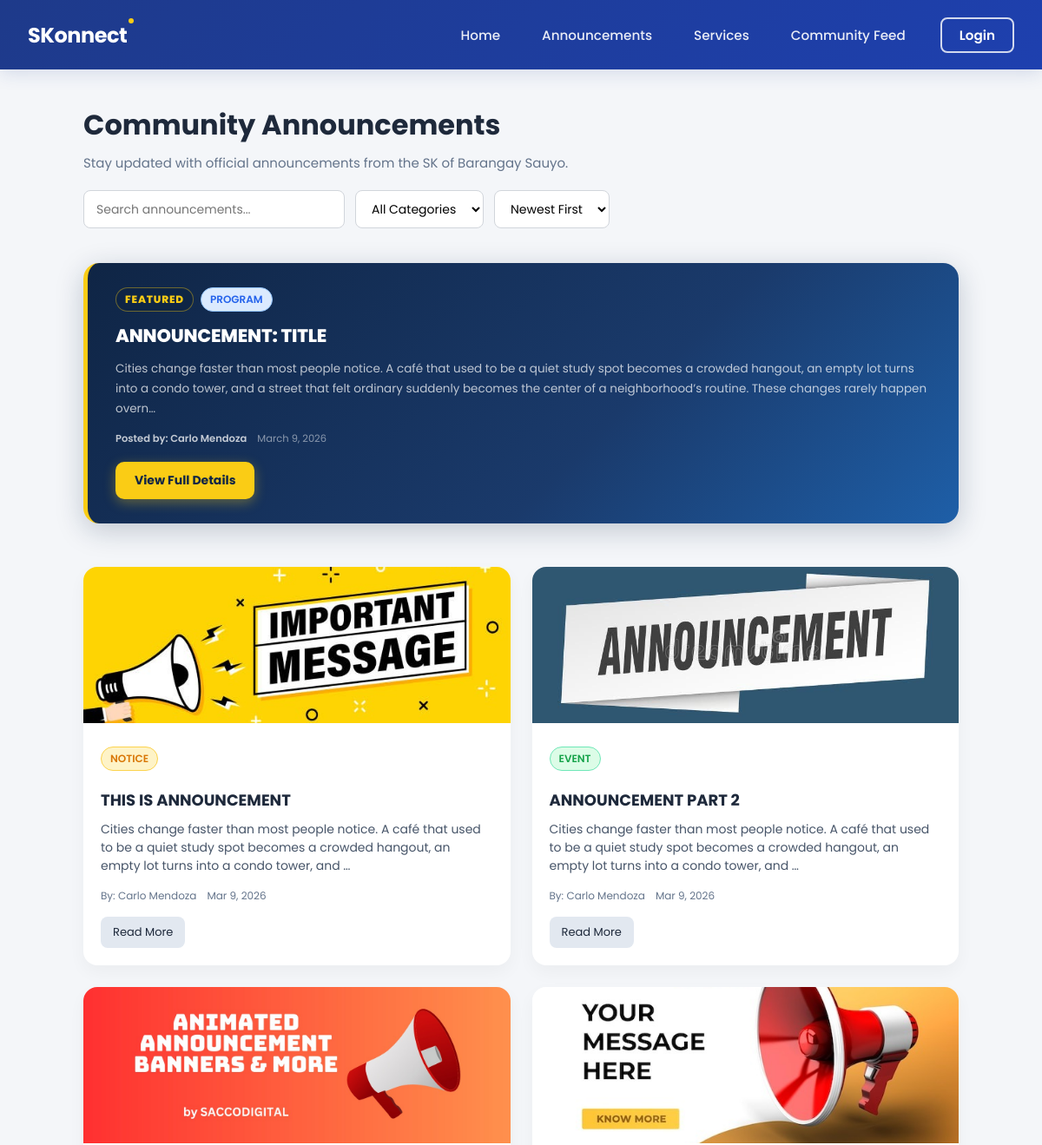
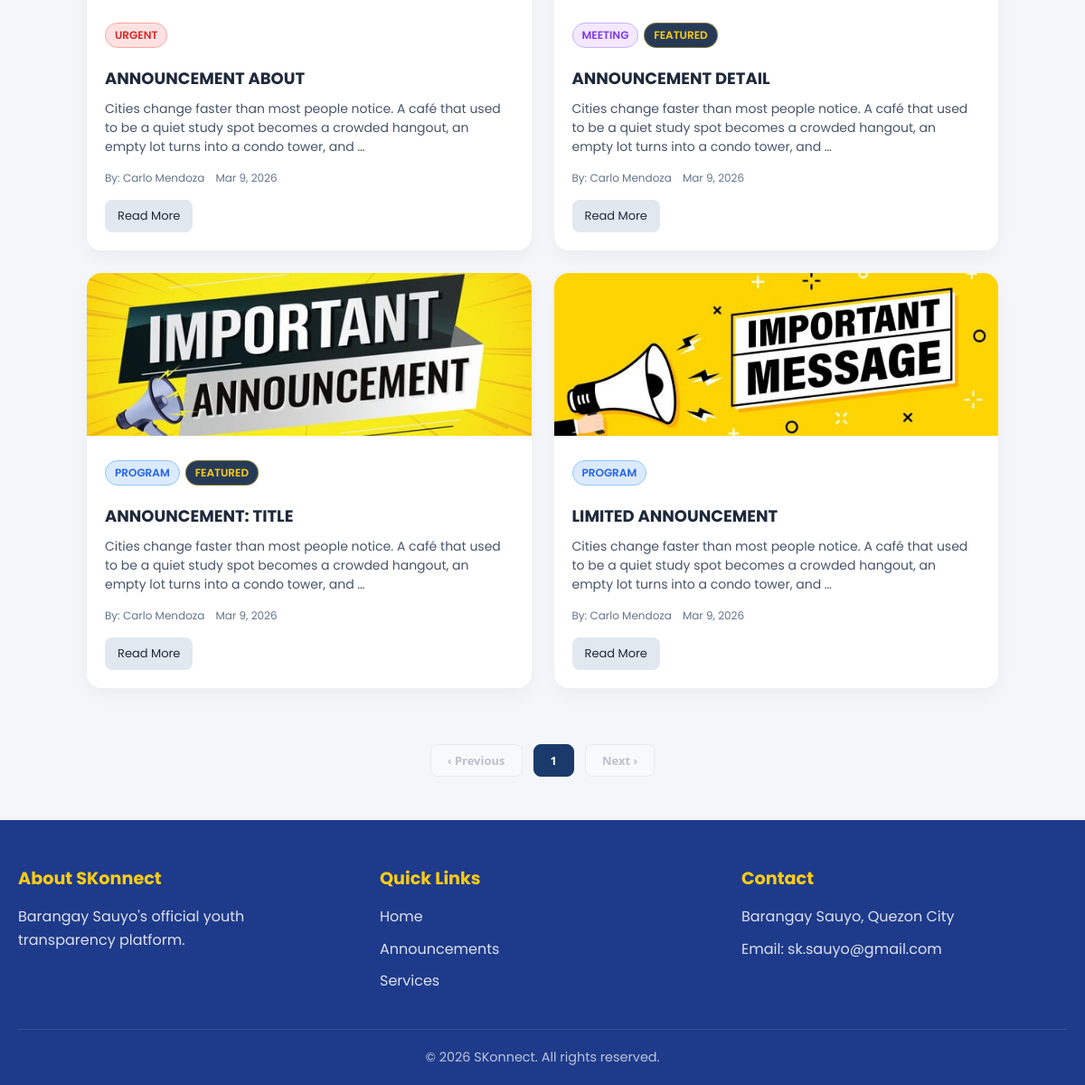
Screenshot of /views/public/announcements.php with the database file from the repository (2 pictures, top to bottom).
### tables this page shows
CREATE TABLE `announcements` (
  `id` int(11) NOT NULL,
  `title` varchar(255) NOT NULL,
  `content` text NOT NULL,
  `category` enum('event','program','notice','meeting','urgent') NOT NULL,
  `featured` tinyint(1) DEFAULT 0,
  `featured_at` timestamp NULL DEFAULT NULL,
  `banner_img` varchar(500) DEFAULT NULL,
  `author_id` int(11) NOT NULL,
  `published_at` timestamp NOT NULL DEFAULT current_timestamp(),
  `updated_at` timestamp NOT NULL DEFAULT current_timestamp() ON UPDATE current_timestamp(),
  `expired_at` date DEFAULT NULL,
  `status` enum('active','draft','archived') NOT NULL DEFAULT 'active',
  `archived_at` timestamp NULL DEFAULT NULL
);

### backend/models/AnnouncementModel.php (called while the page is built, shortened)
<?php
require_once __DIR__ . '/../config/database.php';
class AnnouncementModel {
    private $conn;
    public function __construct() {
        $db = new Database();
        $this->conn = $db->getConnection();
    }
    public function getActive(array $filters = []): array {
        $where  = ["a.status = 'active'"];
        $params = [];
        $where[] = "(a.expired_at IS NULL OR a.expired_at >= CURDATE())";
        $sort = match($filters['sort'] ?? 'newest') {
            'oldest' => 'a.published_at ASC',
            default  => 'a.published_at DESC',
        };
        $whereClause = 'WHERE ' . implode(' AND ', $where);
        $sql = "SELECT a.*, CONCAT(u.first_name, ' ', u.last_name) AS author_name
                FROM announcements a
                JOIN users u ON u.id = a.author_id
                {$whereClause}
                ORDER BY {$sort}";
        $stmt = $this->conn->prepare($sql);
        $stmt->execute($params);
        return $stmt->fetchAll(PDO::FETCH_ASSOC);
    }
    public function getFeatured(): array|false {
        $stmt = $this->conn->prepare(
            "SELECT a.*, CONCAT(u.first_name, ' ', u.last_name) AS author_name
             FROM announcements a
             JOIN users u ON u.id = a.author_id
             WHERE a.featured = 1 AND a.status = 'active'
               AND (a.expired_at IS NULL OR a.expired_at >= CURDATE())
             ORDER BY a.featured_at DESC
             LIMIT 1"
        );
        $stmt->execute();
        return $stmt->fetch(PDO::FETCH_ASSOC);
    }
}
?>

### backend/config/database.php (called while the page is built, shortened)
<?php
class Database {
    private $host = "localhost";
    private $db_name = "skonnect";
    private $username = "root";
    private $password = "";
    public function getConnection() {
        $this->conn = null;
        try {
            $this->conn = new PDO(
                "mysql:host=" . $this->host . ";dbname=" . $this->db_name,
                $this->username,
                $this->password
            );
            $this->conn->setAttribute(PDO::ATTR_ERRMODE, PDO::ERRMODE_EXCEPTION);
            $this->conn->exec("set names utf8");
        } catch(PDOException $exception) {
            header('Content-Type: application/json');
            echo json_encode([
                "status" => "error",
                "message" => "Database connection failed: " . $exception->getMessage()
            ]);
            exit;
        }
        return $this->conn;
    }
}
?>

### views/public/announcements.php (the view, shortened to what this page needs)
<!DOCTYPE html>
<html lang="en">
<head>
    <link rel="stylesheet" href="../../styles/global.css">
    <link rel="stylesheet" href="../../styles/public/announcements.css">
    <link rel="stylesheet" href="../../styles/public/header.css">
    <link rel="stylesheet" href="../../styles/public/footer.css">
</head>
<body>
<?php
require_once __DIR__ . '/../../backend/models/AnnouncementModel.php';
$annModel = new AnnouncementModel();
$annModel->archiveExpired();
$featured = $annModel->getFeatured();
$annList  = $annModel->getActive();
?>
<?php include __DIR__ . '/../../components/public/navbar.php'; ?>
<main class="announcements-page">
    <section class="announcements-header">
        <div class="header-text">
            <h1>Community Announcements</h1>
            <p>Stay updated with official announcements from the SK of Barangay Sauyo.</p>
        </div>
        <div class="header-controls">
            <input type="text" id="pub-search" placeholder="Search announcements..." class="search-input">
            <select id="pub-category" class="filter-category">
                <option value="all">All Categories</option>
            </select>
            <select id="pub-sort" class="sort-order">
                <option value="newest">Newest First</option>
            </select>
        </div>
    </section>
    <?php if ($featured): ?>
    <section class="featured-section">
        <article class="featured-announcement">
            <div class="featured-badges">
                <span class="badge featured-badge">FEATURED</span>
                <span class="badge <?= htmlspecialchars($featured['category']) ?>">
                    <?= ucfirst(htmlspecialchars($featured['category'])) ?>
                </span>
            </div>
            <h2><?= htmlspecialchars($featured['title']) ?></h2>
            <p><?= htmlspecialchars(mb_substr(strip_tags($featured['content']), 0, 280)) ?>…</p>
            <div class="meta">
                <span>Posted by: <?= htmlspecialchars($featured['author_name']) ?></span>
                <time datetime="<?= date('Y-m-d', strtotime($featured['published_at'])) ?>">
                    <?= date('F j, Y', strtotime($featured['published_at'])) ?>
                </time>
            </div>
            <a href="announcement_view.php?id=<?= (int)$featured['id'] ?>" class="btn-primary">View Full Details</a>
        </article>
    </section>
    <?php endif; ?>
    <section class="announcements-list">
        <div class="announcements-grid" id="pub-grid">
            <?php if (empty($annList)): ?>
            <p class="no-results-msg" style="grid-column:1/-1;padding:2rem;text-align:center;color:#64748b;">
                No announcements available at this time.
            </p>
            <?php else: ?>
            <?php foreach ($annList as $ann): ?>
            <article class="announcement-card"
                     data-category="<?= htmlspecialchars($ann['category']) ?>"
                     data-title="<?= htmlspecialchars(strtolower($ann['title'])) ?>"
                     data-date="<?= htmlspecialchars($ann['published_at']) ?>">
                <div class="card-image">
                    <?php if ($ann['banner_img']): ?>
                        <img src="<?= htmlspecialchars($ann['banner_img']) ?>" alt="<?= htmlspecialchars($ann['title']) ?>">
                    <?php else: ?>
                        <div class="card-image-placeholder"></div>
                    <?php endif; ?>
                </div>
                <div class="card-content">
                    <div class="card-badges">
                        <span class="badge <?= htmlspecialchars($ann['category']) ?>">
                            <?= ucfirst(htmlspecialchars($ann['category'])) ?>
                        </span>
                        <?php if ($ann['featured']): ?>
                        <span class="badge featured-badge">Featured</span>
                        <?php endif; ?>
                    </div>
                    <h3><?= htmlspecialchars($ann['title']) ?></h3>
                    <p class="excerpt">
                        <?= htmlspecialchars(mb_substr(strip_tags($ann['content']), 0, 160)) ?>…
                    </p>
                    <div class="card-meta">
                        <span>By: <?= htmlspecialchars($ann['author_name']) ?></span>
                        <time datetime="<?= date('Y-m-d', strtotime($ann['published_at'])) ?>">
                            <?= date('M j, Y', strtotime($ann['published_at'])) ?>
                        </time>
                    </div>
                    <div class="card-actions">
                        <a href="announcement_view.php?id=<?= (int)$ann['id'] ?>" class="btn-secondary">Read More</a>
                    </div>
                </div>
            </article>
            <?php endforeach; ?>
            <?php endif; ?>
        </div>
    </section>
    <section class="pagination">
        <button class="page-btn" id="pub-prev" disabled>&#8249; Previous</button>
        <div id="pub-page-numbers" style="display:flex;gap:.5rem;align-items:center;"></div>
        <button class="page-btn" id="pub-next">Next &#8250;</button>
    </section>
</main>
<?php include __DIR__ . '/../../components/public/footer.php'; ?>
</body>
</html>

### components/public/navbar.php (shortened to what this page needs)
<nav id="navbar">
    <div class="navbar-container">
        <a href="main.php" class="navbar-logo">
            <span>SKonnect</span>
        </a>
        <ul class="navbar-menu" id="navbarMenu">
            <li><a href="main.php" class="nav-link">Home</a></li>
            <li><a href="announcements.php" class="nav-link">Announcements</a></li>
            <li><a href="services.php" class="nav-link">Services</a></li>
            <li><a href="community.php" class="nav-link">Community Feed</a></li>
            <li><a href="../auth/login.php" class="nav-link">Login</a></li>
        </ul>
    </div>
</nav>

### components/public/footer.php
<footer id="footer">
    <div class="footer-container">
        <div class="footer-section">
            <h3>About SKonnect</h3>
            <p>Barangay Sauyo's official youth transparency platform.</p>
        </div>
        <div class="footer-section">
            <h3>Quick Links</h3>
            <a href="index.php">Home</a>
            <a href="announcements.php">Announcements</a>
            <a href="services.php">Services</a>
        </div>
        <div class="footer-section">
            <h3>Contact</h3>
            <p>Barangay Sauyo, Quezon City</p>
            <p>Email: sk.sauyo@gmail.com</p>
        </div>
    </div>
    <div class="footer-bottom">
        <p>&copy; <?= date('Y') ?> SKonnect. All rights reserved.</p>
    </div>
</footer>

### styles/global.css (style rules this page uses)
:root { --primary-blue: #1e3a8a; --secondary-blue: #2563eb; --accent-yellow: #facc15; --text-dark: #1f2937; --text-light: #6b7280; --bg-light: #f8f9fa; --white: #ffffff; --border-color: #e5e7eb; --bg: #f0f3f8; --surface: #ffffff; --surface-2: #f8fafc; --border: #e2e8f0; --text-primary: #0f172a; --text-secondary: #475569; --text-muted: #94a3b8; --accent: #2563eb; --accent-hover: #1d4ed8; --shadow-sm: 0 1px 3px rgba(0, 0, 0, 0.06), 0 1px 2px rgba(0, 0, 0, 0.04); --shadow-md: 0 4px 12px rgba(0, 0, 0, 0.07), 0 2px 6px rgba(0, 0, 0, 0.04); --shadow-lg: 0 10px 28px rgba(0, 0, 0, 0.08), 0 4px 10px rgba(0, 0, 0, 0.04); --radius-sm: 8px; --radius-md: 14px; --radius-lg: 20px; --font-display: "DM Serif Display", Georgia, serif; --font-body: "DM Sans", Arial, sans-serif; --navy: #0f2545; --navy-mid: #1a3a6b; --blue: #1e5fa8; --blue-light: #2e7dd1; --gold: #c8922a; --gold-light: #e8b94a; --bg: #f0f4f8; --surface: #ffffff; --border: #d1dae6; --text-head: #0f2545; --text-body: #334155; --text-muted: #64748b; --red: #c0392b; --green: #1a7a4a; --radius: 10px; --shadow: 0 2px 12px rgba(15, 37, 69, 0.08); --shadow-md: 0 4px 24px rgba(15, 37, 69, 0.12); }
*, *::before, *::after { box-sizing: border-box; margin: 0; padding: 0; font-family: "Poppins", sans-serif; }
html { scroll-behavior: smooth; }
body { font-family: 'Segoe UI', Tahoma, Geneva, Verdana, sans-serif; background: var(--bg); color: var(--text-body); }
.announcements-grid { display: grid; grid-template-columns: repeat(auto-fill, minmax(300px, 1fr)); gap: 20px; }
.page-btn { padding: 8px 18px; font-size: 13px; font-weight: 600; font-family: 'Segoe UI', Tahoma, Geneva, Verdana, sans-serif; color: var(--blue); background: var(--surface); border: 1.5px solid var(--blue); border-radius: 8px; cursor: pointer; transition: background 0.15s, color 0.15s; }
.page-btn:disabled { opacity: 0.4; cursor: not-allowed; border-color: var(--border); color: var(--text-muted); }

### styles/public/header.css (style rules this page uses)
#navbar { background: linear-gradient(135deg, var(--primary-blue) 0%, #1e40af 100%); box-shadow: 0 4px 20px rgba(30, 58, 138, 0.15); position: sticky; top: 0; z-index: 1000; }
.navbar-container { max-width: 1280px; margin: 0 auto; padding: 0 32px; display: flex; justify-content: space-between; align-items: center; height: 80px; }
.navbar-logo { display: flex; align-items: center; gap: 12px; text-decoration: none; color: var(--white); font-weight: 700; font-size: 1.5rem; letter-spacing: -0.5px; position: relative; transition: transform 0.3s ease; }
.navbar-logo::before { content: ''; position: absolute; width: 6px; height: 6px; background: var(--accent-yellow); border-radius: 50%; top: -2px; right: -8px; }
.navbar-menu { display: flex; list-style: none; gap: 8px; align-items: center; }
.navbar-menu li { display: inline-block; }
.navbar-menu a { text-decoration: none; color: rgba(255, 255, 255, 0.9); font-weight: 500; font-size: 0.95rem; transition: all 0.3s ease; padding: 10px 20px; border-radius: 8px; }
.navbar-menu li:last-child a { background: transparent; color: var(--white); font-weight: 600; margin-left: 12px; border: 2px solid rgba(255, 255, 255, 0.8); border-radius: 8px; padding: 8px 20px; }

### styles/public/footer.css (style rules this page uses)
#footer { background: var(--primary-blue); color: var(--white); padding: 50px 20px 20px; margin-top: auto; }
.footer-container { max-width: 1200px; margin: 0 auto; display: grid; grid-template-columns: repeat(auto-fit, minmax(250px, 1fr)); gap: 40px; margin-bottom: 30px; }
.footer-section h3 { font-size: 1.2rem; margin-bottom: 15px; color: var(--accent-yellow); }
.footer-section p, .footer-section a { color: rgba(255, 255, 255, 0.85); text-decoration: none; display: block; margin-bottom: 10px; line-height: 1.6; }
.footer-bottom { text-align: center; padding-top: 20px; border-top: 1px solid rgba(255, 255, 255, 0.1); color: rgba(255, 255, 255, 0.7); font-size: 0.9rem; }

### rows the page displays
announcements: category "PROGRAM", title "ANNOUNCEMENT: TITLE", content "Cities change faster than most people notice. A café that used to be a quiet study spot becomes a crowded hangout, an empty lot turns into a condo tower, and a street that felt ordinary suddenly becomes the center of a neighborhood’s routine. These changes rarely happen overn", published_at "March 9, 2026", banner_img (picture), featured "FEATURED", content "Cities change faster than most people notice. A café that used to be a quiet study spot becomes a crowded hangout, an empty lot turns into a condo tower, and", author_name "Carlo Mendoza", published_at "Mar 9, 2026"
announcements: banner_img (picture), category "NOTICE", title "THIS IS ANNOUNCEMENT", content "Cities change faster than most people notice. A café that used to be a quiet study spot becomes a crowded hangout, an empty lot turns into a condo tower, and", author_name "Carlo Mendoza", published_at "Mar 9, 2026"
announcements: banner_img (picture), category "EVENT", title "ANNOUNCEMENT PART 2", content "Cities change faster than most people notice. A café that used to be a quiet study spot becomes a crowded hangout, an empty lot turns into a condo tower, and", author_name "Carlo Mendoza", published_at "Mar 9, 2026"
announcements: banner_img (picture), category "URGENT", title "ANNOUNCEMENT ABOUT", content "Cities change faster than most people notice. A café that used to be a quiet study spot becomes a crowded hangout, an empty lot turns into a condo tower, and", author_name "Carlo Mendoza", published_at "Mar 9, 2026"
announcements: banner_img (picture), category "MEETING", featured "FEATURED", title "ANNOUNCEMENT DETAIL", content "Cities change faster than most people notice. A café that used to be a quiet study spot becomes a crowded hangout, an empty lot turns into a condo tower, and", author_name "Carlo Mendoza", published_at "Mar 9, 2026"
announcements: banner_img (picture), category "PROGRAM", title "LIMITED ANNOUNCEMENT", content "Cities change faster than most people notice. A café that used to be a quiet study spot becomes a crowded hangout, an empty lot turns into a condo tower, and", author_name "Carlo Mendoza", published_at "Mar 9, 2026"

### other values shown
$featured['author_name'] "Carlo Mendoza"
